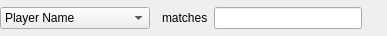
<?xml version="1.0" encoding="UTF-8"?>
<ui version="4.0">
 <class>FilterRuleWidget</class>
 <widget class="QWidget" name="FilterRuleWidget">
  <property name="geometry">
   <rect>
    <x>0</x>
    <y>0</y>
    <width>387</width>
    <height>36</height>
   </rect>
  </property>
  <property name="windowTitle">
   <string>Form</string>
  </property>
  <layout class="QHBoxLayout" name="horizontalLayout">
   <property name="spacing">
    <number>0</number>
   </property>
   <property name="leftMargin">
    <number>0</number>
   </property>
   <property name="topMargin">
    <number>0</number>
   </property>
   <property name="rightMargin">
    <number>0</number>
   </property>
   <property name="bottomMargin">
    <number>0</number>
   </property>
   <item>
    <widget class="QComboBox" name="subjectComboBox">
     <property name="minimumSize">
      <size>
       <width>150</width>
       <height>0</height>
      </size>
     </property>
     <item>
      <property name="text">
       <string>Player Name</string>
      </property>
     </item>
     <item>
      <property name="text">
       <string>Number of Strings</string>
      </property>
     </item>
    </widget>
   </item>
   <item>
    <widget class="QStackedWidget" name="stackedWidget">
     <property name="currentIndex">
      <number>0</number>
     </property>
     <widget class="QWidget" name="page">
      <layout class="QHBoxLayout" name="horizontalLayout_2">
       <property name="leftMargin">
        <number>12</number>
       </property>
       <property name="topMargin">
        <number>0</number>
       </property>
       <property name="bottomMargin">
        <number>0</number>
       </property>
       <item>
        <widget class="QLabel" name="label">
         <property name="text">
          <string>matches</string>
         </property>
        </widget>
       </item>
       <item>
        <widget class="QLineEdit" name="regexLineEdit"/>
       </item>
      </layout>
     </widget>
     <widget class="QWidget" name="page_2">
      <layout class="QHBoxLayout" name="horizontalLayout_3">
       <property name="topMargin">
        <number>0</number>
       </property>
       <property name="bottomMargin">
        <number>0</number>
       </property>
       <item>
        <widget class="QComboBox" name="operationComboBox">
         <property name="currentIndex">
          <number>2</number>
         </property>
         <property name="sizeAdjustPolicy">
          <enum>QComboBox::AdjustToContents</enum>
         </property>
         <item>
          <property name="text">
           <string>&lt;</string>
          </property>
         </item>
         <item>
          <property name="text">
           <string>&lt;=</string>
          </property>
         </item>
         <item>
          <property name="text">
           <string>=</string>
          </property>
         </item>
         <item>
          <property name="text">
           <string>&gt;=</string>
          </property>
         </item>
         <item>
          <property name="text">
           <string>&gt;</string>
          </property>
         </item>
        </widget>
       </item>
       <item>
        <widget class="QSpinBox" name="stringsSpinBox"/>
       </item>
       <item>
        <spacer name="horizontalSpacer">
         <property name="orientation">
          <enum>Qt::Horizontal</enum>
         </property>
         <property name="sizeHint" stdset="0">
          <size>
           <width>40</width>
           <height>20</height>
          </size>
         </property>
        </spacer>
       </item>
      </layout>
     </widget>
    </widget>
   </item>
   <item>
    <widget class="QPushButton" name="removeButton">
     <property name="sizePolicy">
      <sizepolicy hsizetype="Fixed" vsizetype="Fixed">
       <horstretch>0</horstretch>
       <verstretch>0</verstretch>
      </sizepolicy>
     </property>
     <property name="minimumSize">
      <size>
       <width>16</width>
       <height>16</height>
      </size>
     </property>
     <property name="maximumSize">
      <size>
       <width>16</width>
       <height>16</height>
      </size>
     </property>
     <property name="text">
      <string/>
     </property>
     <property name="flat">
      <bool>true</bool>
     </property>
    </widget>
   </item>
  </layout>
 </widget>
 <resources/>
 <connections/>
</ui>
